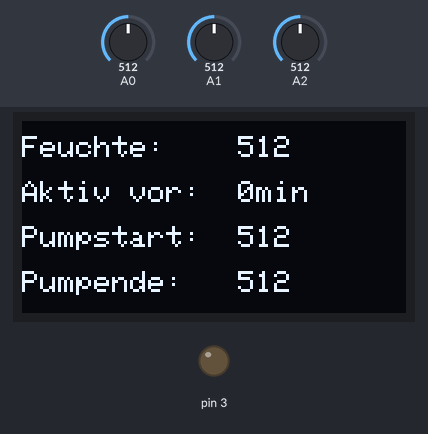
The sketch below on a simulated Arduino Uno, built with avr-gcc and run on an emulated ATmega328P. On the bench: 128×64 one-colour display, output pins drawn as LEDs (lit = HIGH). The inputs (shaded band) are chosen by the test bench; at power-on: A0 = 512, A1 = 512, A2 = 512. Pins used as bus, display or sensor lines are not drawn.

Above: at 3.2 s.
3.3 s: A0 set to 716
At 4.7 s:
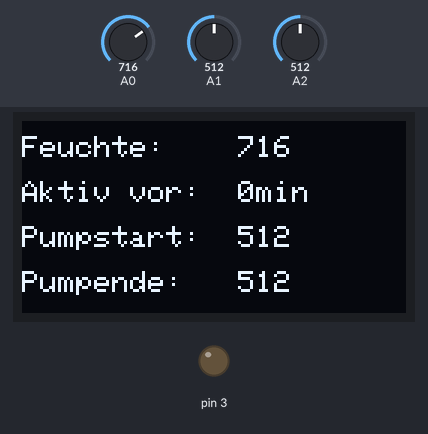
5.6 s: A1 set to 716
At 7.3 s:
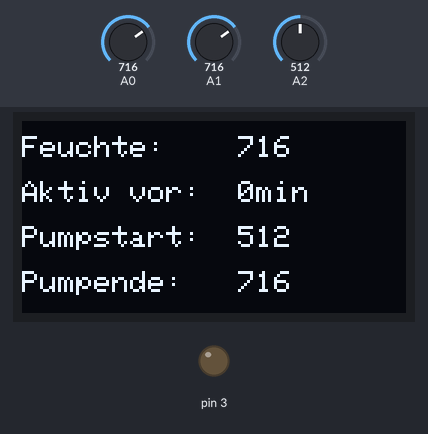
7.6 s: A2 set to 716
At 11.6 s:
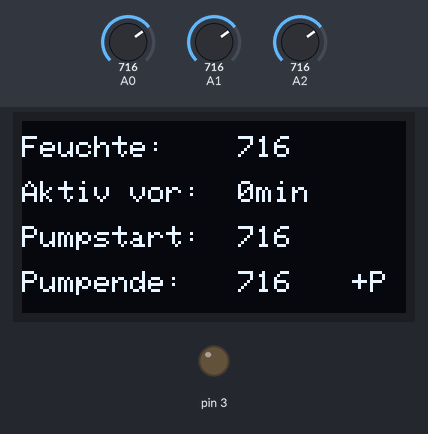
11.8 s: A0 set to 900
At 12.9 s:
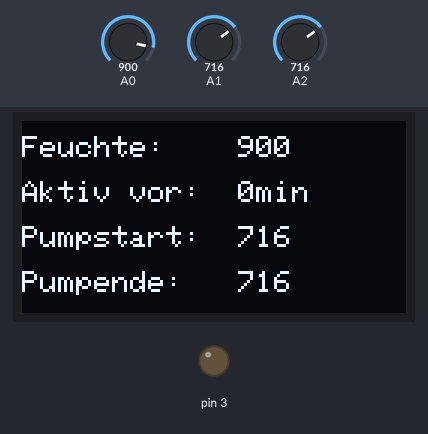
13.3 s: A1 set to 900
At 14.5 s:
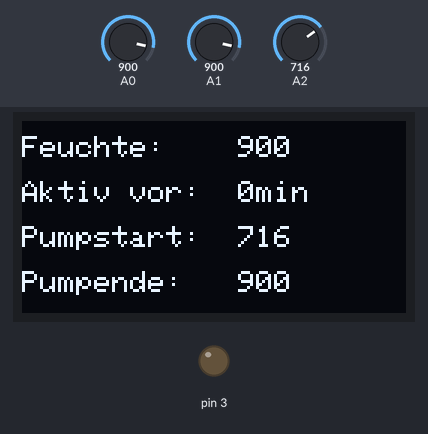
15.4 s: A2 set to 900
At 17.2 s:
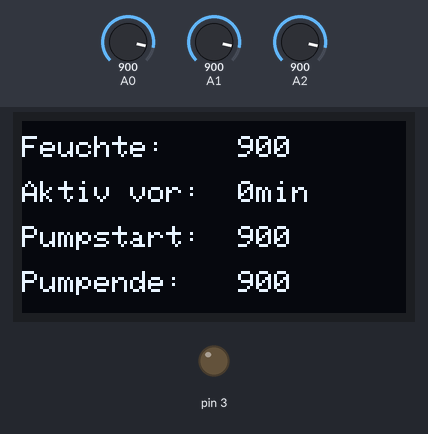
Timing chart, 0 to 18.4 s (numbered marks = the images above; inputs shaded):
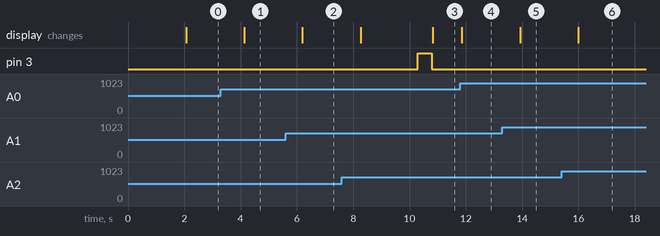

The sketch:

pump.ino
```cpp
// libs
#include <Wire.h>
#include <Adafruit_GFX.h>
#include <Adafruit_SSD1306.h>

// screen setup
#define SCREEN_WIDTH 128 // OLED display width, in pixels
#define SCREEN_HEIGHT 64 // OLED display height, in pixels

// powerbank setup
#define POWER_ON_TIME 500
#define POWER_WAIT_TIME 10000

// Declaration for an SSD1306 display connected to I2C (SDA, SCL pins)
Adafruit_SSD1306 display(SCREEN_WIDTH, SCREEN_HEIGHT, &Wire, -1);

unsigned long last;
unsigned long lastPowerOn = 0;
bool pumpActive = false;

// the setup function runs once when you press reset or power the board
void setup() {
  last = millis();
  pinMode(2, OUTPUT);
  pinMode(3, OUTPUT);

  Serial.begin(115200);

  if(!display.begin(SSD1306_SWITCHCAPVCC, 0x3C)) { // Address 0x3C for 128x64
    Serial.println(F("SSD1306 allocation failed"));
    for(;;);
  }
  delay(2000);
  display.clearDisplay();

  display.setTextSize(1);
  display.setTextColor(WHITE);
}

// the loop function runs over and over again forever
void loop() {
  int sensorValue       = analogRead(A0);
  int lowerThreshold    = analogRead(A1);
  int upperThreshold    = analogRead(A2);
  unsigned long current = millis();
  unsigned long off     = last;
  bool powerActive      = false;


  if(sensorValue >= upperThreshold) {
    digitalWrite(2, HIGH);
    pumpActive = true;
    last = current;
  }

  if(sensorValue <= lowerThreshold){
    digitalWrite(2, LOW);
    pumpActive = false;
  }

  if(!pumpActive) {
    if((current - lastPowerOn) > POWER_WAIT_TIME) {
      lastPowerOn = current;
      digitalWrite(3, HIGH);
      delay(POWER_ON_TIME);
      digitalWrite(3, LOW);

      powerActive = true;
    }
  }

  display.clearDisplay();

  // Display wetness
  display.setCursor(0, 5);
  display.println("Feuchte:"); // moistness
  display.setCursor(72, 5);
  display.println(sensorValue);

  // Display last active
  display.setCursor(0, 20);
  display.println("Aktiv vor:"); // active ###min ago
  display.setCursor(72, 20);

  int time    = (current - last) / 60000;
  String unit = String("min");
  display.println(time + unit);

  // Display threshold active
  display.setCursor(0, 35);
  display.println("Pumpstart:"); // pump starts at this level of moistness
  display.setCursor(72, 35);
  display.println(upperThreshold);

  display.setCursor(0, 50);
  display.println("Pumpende:"); // pump ends at this level of moistness
  display.setCursor(72, 50);
  display.println(lowerThreshold);

  if(powerActive) {
    display.setCursor(110, 50);
    display.println("+P");
  }

  display.display();

  delay(1000);
}
```

Measured:
- after the input at 3.3 s, the display: changes after 0.83 s (image 1)
- after the input at 5.6 s, the display: changes after 0.60 s (image 2)
- after the input at 7.6 s, the display: first changes after 0.66 s (image 3 shows a later state)
- after the input at 11.8 s, the display: changes after 0.06 s (image 4)
- after the input at 13.3 s, the display: changes after 0.63 s (image 5)
- after the input at 15.4 s, the display: changes after 0.59 s (image 6)
